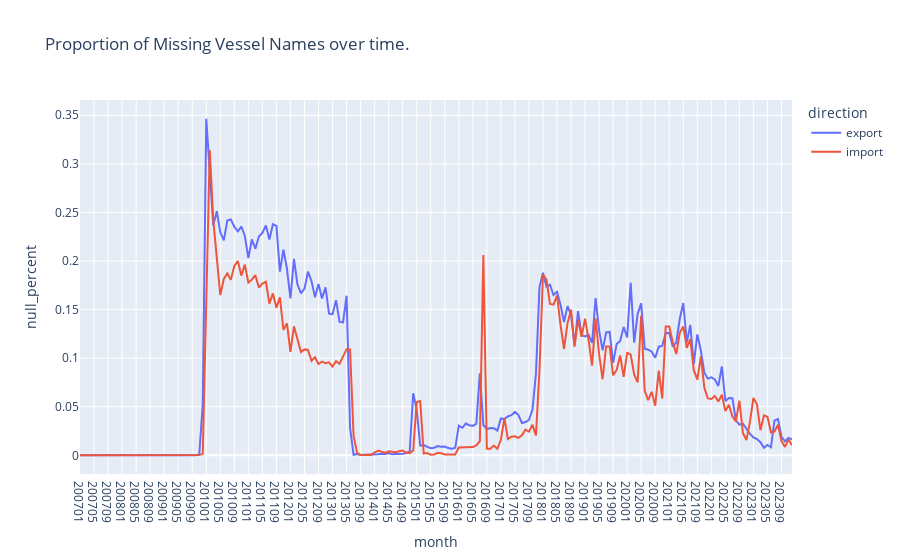

The code cell stored with this chart in its notebook:
### Markdown cell above
#### Missing Vessel info

A substantial portion of BOLs do not include vessel names or IDs. Note there is perfect correlation between missing vessels names and missing vessel IDs.

### Code cell
nulls_over_time_plotly(
    data_lf=main_lf,
    group_var='direction',
    time_var='month',
    value_var='vessel_name',
    title='Proportion of Missing Vessel Names over time.')

### Figure 1 — Plotly figure (JSON) as saved in the notebook; plotly's stock layout.template omitted (floating-point values rounded to 4 significant figures; data arrays with more than 128 entries replaced by an {"elided": "..."} marker saying what was removed)
{"data": [{"hovertemplate": "direction=export<br>month=%{x}<br>null_percent=%{y}<extra></extra>", "legendgroup": "export", "line": {"color": "#636efa", "dash": "solid"}, "marker": {"symbol": "circle"}, "mode": "lines", "name": "export", "orientation": "v", "showlegend": true, "type": "scatter", "x": {"elided": "204 str values"}, "xaxis": "x", "y": {"elided": "204 float values"}, "yaxis": "y"}, {"hovertemplate": "direction=import<br>month=%{x}<br>null_percent=%{y}<extra></extra>", "legendgroup": "import", "line": {"color": "#EF553B", "dash": "solid"}, "marker": {"symbol": "circle"}, "mode": "lines", "name": "import", "orientation": "v", "showlegend": true, "type": "scatter", "x": {"elided": "204 str values"}, "xaxis": "x", "y": {"elided": "204 float values"}, "yaxis": "y"}], "layout": {"legend": {"title": {"text": "direction"}, "tracegroupgap": 0}, "title": {"text": "Proportion of Missing Vessel Names over time."}, "xaxis": {"anchor": "y", "domain": [0, 1], "title": {"text": "month"}}, "yaxis": {"anchor": "x", "domain": [0, 1], "title": {"text": "null_percent"}}}}
